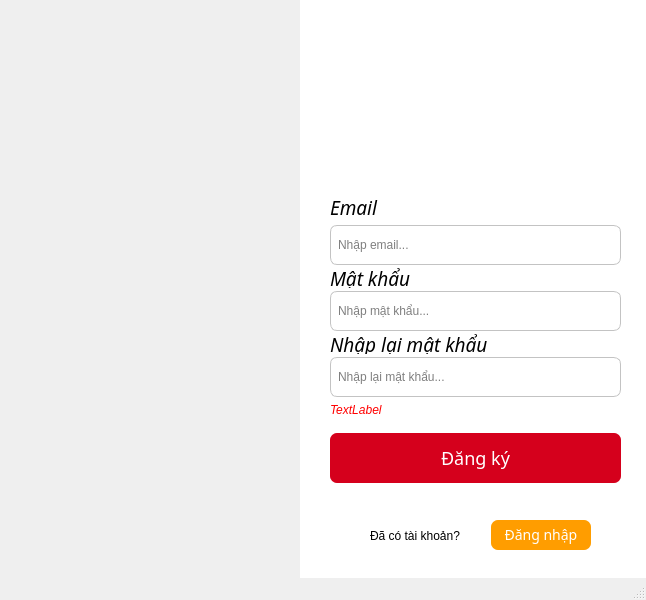
<?xml version="1.0" encoding="UTF-8"?>
<ui version="4.0">
 <class>MainWindow</class>
 <widget class="QMainWindow" name="MainWindow">
  <property name="geometry">
   <rect>
    <x>0</x>
    <y>0</y>
    <width>646</width>
    <height>600</height>
   </rect>
  </property>
  <property name="sizePolicy">
   <sizepolicy hsizetype="Fixed" vsizetype="Fixed">
    <horstretch>0</horstretch>
    <verstretch>0</verstretch>
   </sizepolicy>
  </property>
  <property name="windowTitle">
   <string>MainWindow</string>
  </property>
  <widget class="QWidget" name="centralwidget">
   <widget class="QLabel" name="label">
    <property name="geometry">
     <rect>
      <x>300</x>
      <y>0</y>
      <width>400</width>
      <height>591</height>
     </rect>
    </property>
    <property name="sizePolicy">
     <sizepolicy hsizetype="Fixed" vsizetype="Fixed">
      <horstretch>0</horstretch>
      <verstretch>0</verstretch>
     </sizepolicy>
    </property>
    <property name="minimumSize">
     <size>
      <width>400</width>
      <height>400</height>
     </size>
    </property>
    <property name="maximumSize">
     <size>
      <width>800</width>
      <height>800</height>
     </size>
    </property>
    <property name="font">
     <font>
      <family>UTM Avo</family>
      <weight>75</weight>
      <bold>true</bold>
     </font>
    </property>
    <property name="styleSheet">
     <string notr="true">background-color: #ffffff</string>
    </property>
    <property name="text">
     <string/>
    </property>
    <property name="alignment">
     <set>Qt::AlignCenter</set>
    </property>
   </widget>
   <widget class="QLabel" name="label_2">
    <property name="geometry">
     <rect>
      <x>0</x>
      <y>0</y>
      <width>301</width>
      <height>621</height>
     </rect>
    </property>
    <property name="text">
     <string/>
    </property>
    <property name="pixmap">
     <pixmap>ui_login.png</pixmap>
    </property>
   </widget>
   <widget class="QWidget" name="verticalLayoutWidget">
    <property name="geometry">
     <rect>
      <x>330</x>
      <y>190</y>
      <width>291</width>
      <height>301</height>
     </rect>
    </property>
    <layout class="QVBoxLayout" name="verticalLayout">
     <property name="spacing">
      <number>0</number>
     </property>
     <property name="sizeConstraint">
      <enum>QLayout::SetDefaultConstraint</enum>
     </property>
     <property name="topMargin">
      <number>0</number>
     </property>
     <item>
      <widget class="QLabel" name="label_5">
       <property name="minimumSize">
        <size>
         <width>0</width>
         <height>20</height>
        </size>
       </property>
       <property name="maximumSize">
        <size>
         <width>16777215</width>
         <height>29</height>
        </size>
       </property>
       <property name="font">
        <font>
         <family>UTM Avo</family>
         <pointsize>14</pointsize>
         <italic>true</italic>
        </font>
       </property>
       <property name="text">
        <string>Email</string>
       </property>
       <property name="scaledContents">
        <bool>false</bool>
       </property>
      </widget>
     </item>
     <item>
      <widget class="QLineEdit" name="edt_email">
       <property name="sizePolicy">
        <sizepolicy hsizetype="Expanding" vsizetype="Fixed">
         <horstretch>0</horstretch>
         <verstretch>0</verstretch>
        </sizepolicy>
       </property>
       <property name="maximumSize">
        <size>
         <width>16777215</width>
         <height>40</height>
        </size>
       </property>
       <property name="styleSheet">
        <string notr="true">background-color: #ffffff;
color: #000000;
border: 1px solid rgb(195, 195, 195);
border-radius: 7px;
padding: 5px;</string>
       </property>
       <property name="placeholderText">
        <string>Nhập email...</string>
       </property>
      </widget>
     </item>
     <item>
      <widget class="QLabel" name="label_6">
       <property name="minimumSize">
        <size>
         <width>0</width>
         <height>20</height>
        </size>
       </property>
       <property name="maximumSize">
        <size>
         <width>16777215</width>
         <height>20</height>
        </size>
       </property>
       <property name="font">
        <font>
         <family>UTM Avo</family>
         <pointsize>14</pointsize>
         <italic>true</italic>
        </font>
       </property>
       <property name="text">
        <string>Mật khẩu</string>
       </property>
      </widget>
     </item>
     <item>
      <widget class="QLineEdit" name="edt_password">
       <property name="maximumSize">
        <size>
         <width>16777215</width>
         <height>40</height>
        </size>
       </property>
       <property name="styleSheet">
        <string notr="true">background-color: #ffffff;
color: #000000;
border: 1px solid rgb(195, 195, 195);
border-radius: 7px;
padding: 5px;</string>
       </property>
       <property name="echoMode">
        <enum>QLineEdit::Password</enum>
       </property>
       <property name="placeholderText">
        <string>Nhập mật khẩu...</string>
       </property>
      </widget>
     </item>
     <item>
      <widget class="QLabel" name="label_8">
       <property name="minimumSize">
        <size>
         <width>0</width>
         <height>20</height>
        </size>
       </property>
       <property name="maximumSize">
        <size>
         <width>16777215</width>
         <height>20</height>
        </size>
       </property>
       <property name="font">
        <font>
         <family>UTM Avo</family>
         <pointsize>14</pointsize>
         <italic>true</italic>
        </font>
       </property>
       <property name="text">
        <string>Nhập lại mật khẩu</string>
       </property>
      </widget>
     </item>
     <item>
      <widget class="QLineEdit" name="edt_re_password">
       <property name="maximumSize">
        <size>
         <width>16777215</width>
         <height>40</height>
        </size>
       </property>
       <property name="styleSheet">
        <string notr="true">background-color: #ffffff;
color: #000000;
border: 1px solid rgb(195, 195, 195);
border-radius: 7px;
padding: 5px;</string>
       </property>
       <property name="text">
        <string/>
       </property>
       <property name="echoMode">
        <enum>QLineEdit::Password</enum>
       </property>
       <property name="placeholderText">
        <string>Nhập lại mật khẩu...</string>
       </property>
      </widget>
     </item>
     <item>
      <widget class="QLabel" name="error">
       <property name="maximumSize">
        <size>
         <width>16777215</width>
         <height>20</height>
        </size>
       </property>
       <property name="styleSheet">
        <string notr="true">color: red;
font-style: italic;</string>
       </property>
       <property name="text">
        <string>TextLabel</string>
       </property>
      </widget>
     </item>
     <item>
      <widget class="QPushButton" name="btn_signup">
       <property name="maximumSize">
        <size>
         <width>16777215</width>
         <height>60</height>
        </size>
       </property>
       <property name="styleSheet">
        <string notr="true">color: #ffffff;
font-size: 18px;
font-family: UTM AVO;
background-color: rgb(213, 0, 28);
border-radius: 7px;
margin-top: 10px;</string>
       </property>
       <property name="text">
        <string>Đăng ký</string>
       </property>
      </widget>
     </item>
    </layout>
   </widget>
   <widget class="QWidget" name="horizontalLayoutWidget">
    <property name="geometry">
     <rect>
      <x>370</x>
      <y>510</y>
      <width>221</width>
      <height>51</height>
     </rect>
    </property>
    <layout class="QHBoxLayout" name="horizontalLayout">
     <item>
      <widget class="QLabel" name="label_7">
       <property name="text">
        <string>Đã có tài khoản?</string>
       </property>
      </widget>
     </item>
     <item>
      <widget class="QPushButton" name="btn_login">
       <property name="maximumSize">
        <size>
         <width>100</width>
         <height>30</height>
        </size>
       </property>
       <property name="styleSheet">
        <string notr="true">color: #ffffff;
font-size: 14px;
font-family: UTM AVO;
background-color: rgb(255, 157, 0);
border-radius: 7px;
</string>
       </property>
       <property name="text">
        <string>Đăng nhập</string>
       </property>
      </widget>
     </item>
    </layout>
   </widget>
   <widget class="QLabel" name="label_3">
    <property name="geometry">
     <rect>
      <x>340</x>
      <y>70</y>
      <width>271</width>
      <height>91</height>
     </rect>
    </property>
    <property name="text">
     <string/>
    </property>
    <property name="pixmap">
     <pixmap>../images/images.png</pixmap>
    </property>
    <property name="scaledContents">
     <bool>true</bool>
    </property>
   </widget>
  </widget>
  <widget class="QStatusBar" name="statusbar"/>
 </widget>
 <resources>
  <include location="../res.qrc"/>
 </resources>
 <connections/>
</ui>
